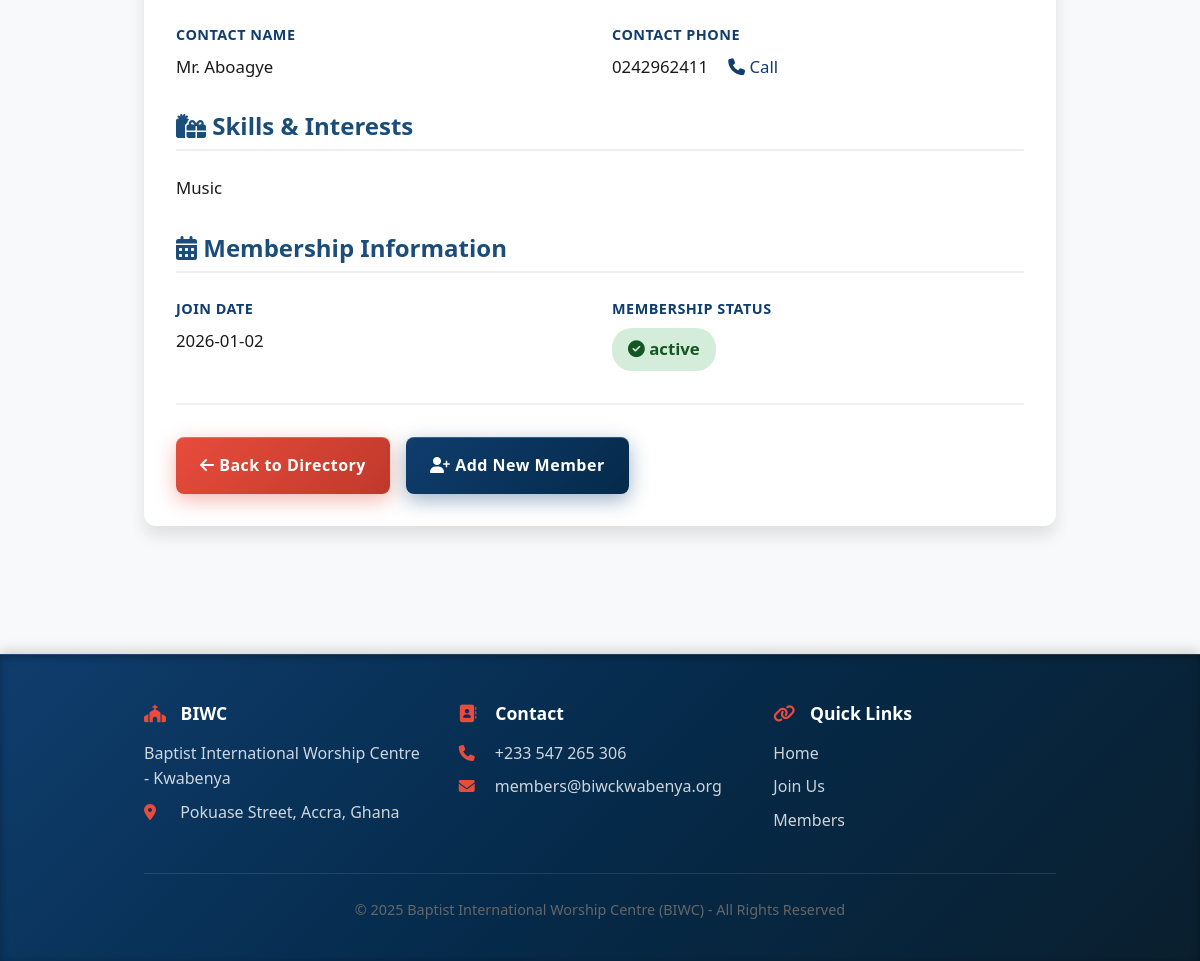
/member/1 (lower part), run on an earlier commit of the app's database.
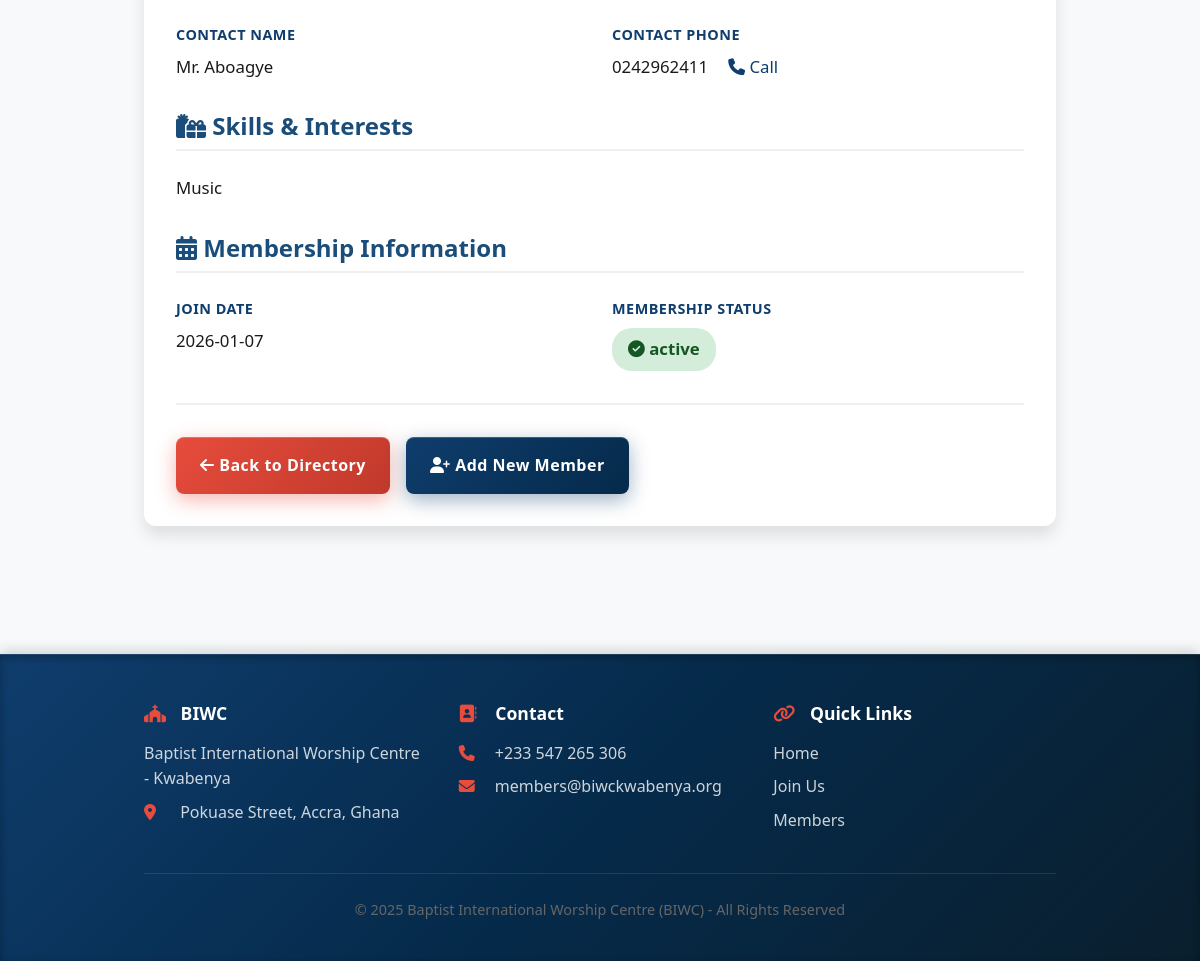
And on a later commit of the database.
### tables this page shows
CREATE TABLE members (
                id INTEGER PRIMARY KEY AUTOINCREMENT,
                first_name TEXT NOT NULL,
                last_name TEXT NOT NULL,
                email TEXT UNIQUE,
                phone TEXT,
                date_of_birth TEXT,
                gender TEXT,
                address TEXT,
                city TEXT,
                state TEXT,
                postal_code TEXT,
                marital_status TEXT,
                occupation TEXT,
                auxiliary_group TEXT,
                emergency_contact_name TEXT,
                emergency_contact_phone TEXT,
                spiritual_status TEXT,
                baptism_date TEXT,
                previous_church TEXT,
                skills_interests TEXT,
                membership_status TEXT DEFAULT 'active',
                join_date TIMESTAMP DEFAULT CURRENT_TIMESTAMP,
                last_updated TIMESTAMP DEFAULT CURRENT_TIMESTAMP
            );

### app.py (the view)
@app.route('/member/<int:member_id>')
def member_detail(member_id):
    conn = get_db_connection()
    cursor = conn.cursor()
    cursor.execute('SELECT * FROM members WHERE id = ?', (member_id,))
    member = cursor.fetchone()
    conn.close()
    if not member:
        flash('Member not found', 'error')
        return redirect(url_for('members'))
    return render_template('member_detail.html', member=member)

### app.py (called while the page is built)
def get_db_connection():
    conn = sqlite3.connect(DATABASE)
    conn.row_factory = sqlite3.Row
    return conn

### templates/member_detail.html (shortened to what the changed rows need)
<!DOCTYPE html>
<html lang="en">
<head>
    <link rel="stylesheet" href="{{ url_for('static', filename='style.css') }}">
    <link rel="stylesheet" href="https://cdnjs.cloudflare.com/ajax/libs/font-awesome/6.4.0/css/all.min.css">
</head>
<body>
    <main class="main-content">
        <div class="container">
            <div class="detail-container">
                <div class="detail-body">
                    <div class="detail-row">
                        <div class="detail-field">
                            <div class="detail-label">Contact Name</div>
                            <div class="detail-value">{{ member.emergency_contact_name if member.emergency_contact_name else 'Not provided' }}</div>
                        </div>
                        <div class="detail-field">
                            <div class="detail-label">Contact Phone</div>
                            <div class="detail-value">
                                {{ member.emergency_contact_phone if member.emergency_contact_phone else 'Not provided' }}
                                {% if member.emergency_contact_phone %}
                                <a href="tel:{{ member.emergency_contact_phone }}" style="margin-left: 1rem;">
                                </a>
                                {% endif %}
                            </div>
                        </div>
                    </div>
                    {% if member.skills_interests %}
                    <h3 style="color: #1a4d7a; margin: 2rem 0 1.5rem 0; border-bottom: 2px solid #ecf0f1; padding-bottom: 0.5rem;">
                        <i class="fas fa-gifts"></i> Skills & Interests
                    </h3>
                    <div class="detail-field">
                        <div class="detail-value">{{ member.skills_interests }}</div>
                    </div>
                    {% endif %}
                    <div class="detail-row">
                        <div class="detail-field">
                            <div class="detail-label">Join Date</div>
                            <div class="detail-value">{{ member.join_date[:10] }}</div>
                        </div>
                        <div class="detail-field">
                            <div class="detail-value">
                                <span style="display: inline-block; padding: 0.5rem 1rem; background-color: #d4edda; color: #155724; border-radius: 20px; font-weight: 600;">
                                    <i class="fas fa-check-circle"></i> {{ member.membership_status if member.membership_status else 'Active' }}
                                </span>
                            </div>
                        </div>
                    </div>
                </div>
            </div>
        </div>
    </main>
</body>
</html>

What changed in the data, as far as the page shows it:
changed members "Mr. Aboagye": join_date "2026-01-02" → "2026-01-07"
